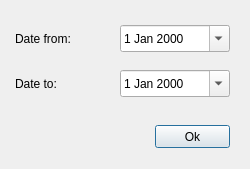
<?xml version="1.0" encoding="UTF-8"?>
<ui version="4.0">
 <class>object</class>
 <widget class="QDialog" name="object">
  <property name="geometry">
   <rect>
    <x>0</x>
    <y>0</y>
    <width>250</width>
    <height>169</height>
   </rect>
  </property>
  <property name="minimumSize">
   <size>
    <width>250</width>
    <height>150</height>
   </size>
  </property>
  <property name="maximumSize">
   <size>
    <width>250</width>
    <height>325</height>
   </size>
  </property>
  <property name="windowTitle">
   <string>File</string>
  </property>
  <property name="sizeGripEnabled">
   <bool>false</bool>
  </property>
  <widget class="QPushButton" name="btn_accept">
   <property name="geometry">
    <rect>
     <x>155</x>
     <y>125</y>
     <width>75</width>
     <height>23</height>
    </rect>
   </property>
   <property name="text">
    <string>Ok</string>
   </property>
  </widget>
  <widget class="QDateEdit" name="date_from">
   <property name="geometry">
    <rect>
     <x>120</x>
     <y>25</y>
     <width>110</width>
     <height>27</height>
    </rect>
   </property>
   <property name="calendarPopup">
    <bool>true</bool>
   </property>
  </widget>
  <widget class="QLabel" name="label">
   <property name="geometry">
    <rect>
     <x>15</x>
     <y>30</y>
     <width>96</width>
     <height>17</height>
    </rect>
   </property>
   <property name="text">
    <string>Date from:</string>
   </property>
  </widget>
  <widget class="QLabel" name="label_2">
   <property name="geometry">
    <rect>
     <x>15</x>
     <y>75</y>
     <width>86</width>
     <height>17</height>
    </rect>
   </property>
   <property name="text">
    <string>Date to:</string>
   </property>
  </widget>
  <widget class="QDateEdit" name="date_to">
   <property name="geometry">
    <rect>
     <x>120</x>
     <y>70</y>
     <width>110</width>
     <height>27</height>
    </rect>
   </property>
   <property name="calendarPopup">
    <bool>true</bool>
   </property>
  </widget>
 </widget>
 <tabstops>
  <tabstop>btn_accept</tabstop>
 </tabstops>
 <resources/>
 <connections/>
 <designerdata>
  <property name="gridDeltaX">
   <number>5</number>
  </property>
  <property name="gridDeltaY">
   <number>5</number>
  </property>
  <property name="gridSnapX">
   <bool>true</bool>
  </property>
  <property name="gridSnapY">
   <bool>true</bool>
  </property>
  <property name="gridVisible">
   <bool>true</bool>
  </property>
 </designerdata>
</ui>
